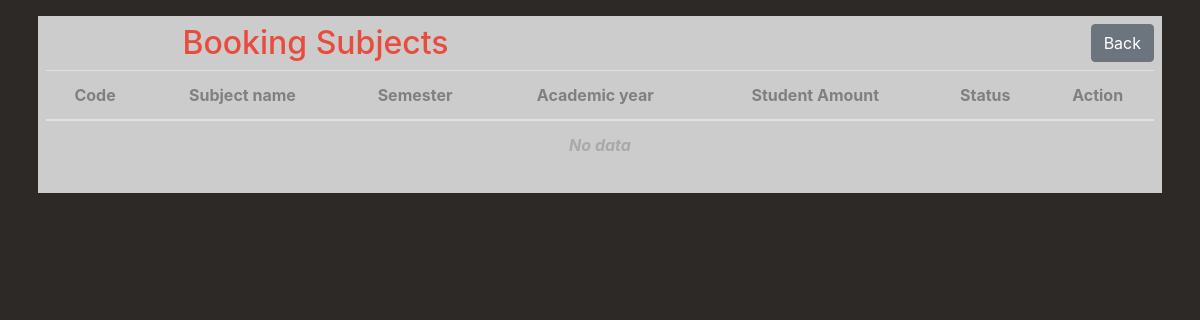
The app's page /bookingsubject/, older data.
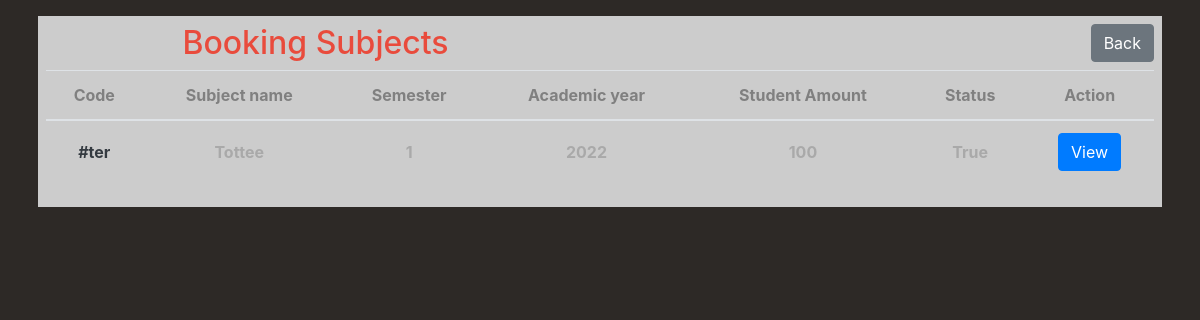
The same page, newer data.
### bookingsubject/models.py (models this page shows, shortened)
class Subject(models.Model):
    code = models.CharField(max_length=3)
    subject_name = models.CharField(max_length=15)
    semester = models.CharField(max_length=1)
    academic_year = models.IntegerField()
    amount = models.IntegerField()
    status = models.BooleanField()

### bookingsubject/views.py (the view)
# urls.py: path('', views.index, name='booking_index'),
def index(req, data={"status": None, "message": None}):
    subjects = Subject.objects.all()
    return render(req, "bookingsubject/index.html", {
        "subjects": subjects,
        "message": data["message"],
        "status": data["status"]
    })

### bookingsubject/templates/bookingsubject/index.html (shortened to what this page needs)
{% extends 'bookingsubject/layout.html' %} {% block body %}
<div style="background-color: #ccc" class="p-2">
  <div class="flex">
    <div class="row">
      <div class="col">
        <h2
          class="position-relative text-center justify-content-center head-text"
        >
          Booking Subjects
        </h2>
      </div>
      <div class="col">
        <a
          class="position-relative justify-content-end btn btn-secondary float-right"
          href="{% url 'index' %}"
          >Back</a
        >
      </div>
    </div>
  </div>
  <table class="table table-hover text-center">
    <thead>
      <tr class="sub-text">
        <th scope="col">Code</th>
        <th scope="col">Subject name</th>
        <th scope="col">Semester</th>
        <th scope="col">Academic year</th>
        <th scope="col">Student Amount</th>
        <th scope="col">Status</th>
        <th scope="col">Action</th>
      </tr>
    </thead>
    <tbody class="text text-center">
      {% for subject in subjects %}
      <tr>
        <th scope="row" class="text-dark align-middle">#{{ subject.code }}</th>
        <th class="align-middle">{{ subject.subject_name }}</th>
        <th class="align-middle">{{ subject.semester }}</th>
        <th class="align-middle">{{ subject.academic_year }}</th>
        <th class="align-middle">{{ subject.amount }}</th>
        <th class="align-middle">{{ subject.status }}</th>
        <th class="align-middle">
          <div class="row">
            <div class="col">
              <a
                class="btn btn-primary"
                href="{% url 'subject_info' subject.id %}"
                >View</a
              >
            </div>
          </div>
        </th>
      </tr>
      {% empty %}
      <tr>
        <th colspan="7"><i>No data</i></th>
      </tr>
      {% endfor %}
    </tbody>
  </table>
</div>
{% endblock %}

Row changes from the older to the newer data that the page shows:
added Subject: code "ter", subject_name "Tottee", semester "1", academic_year "2022", amount "100", status "True"
Text that changed along with them:
text no longer shown: "No data"
